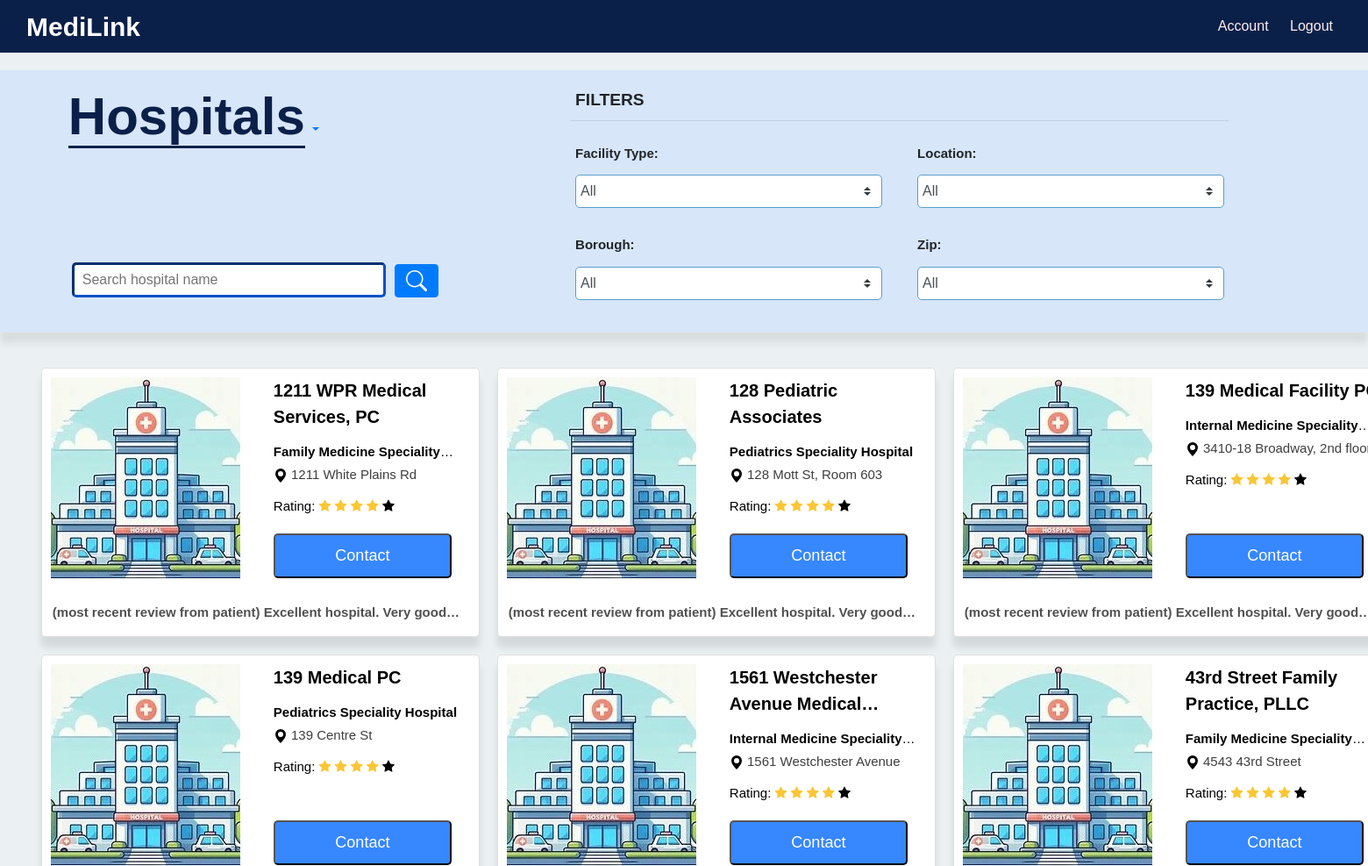
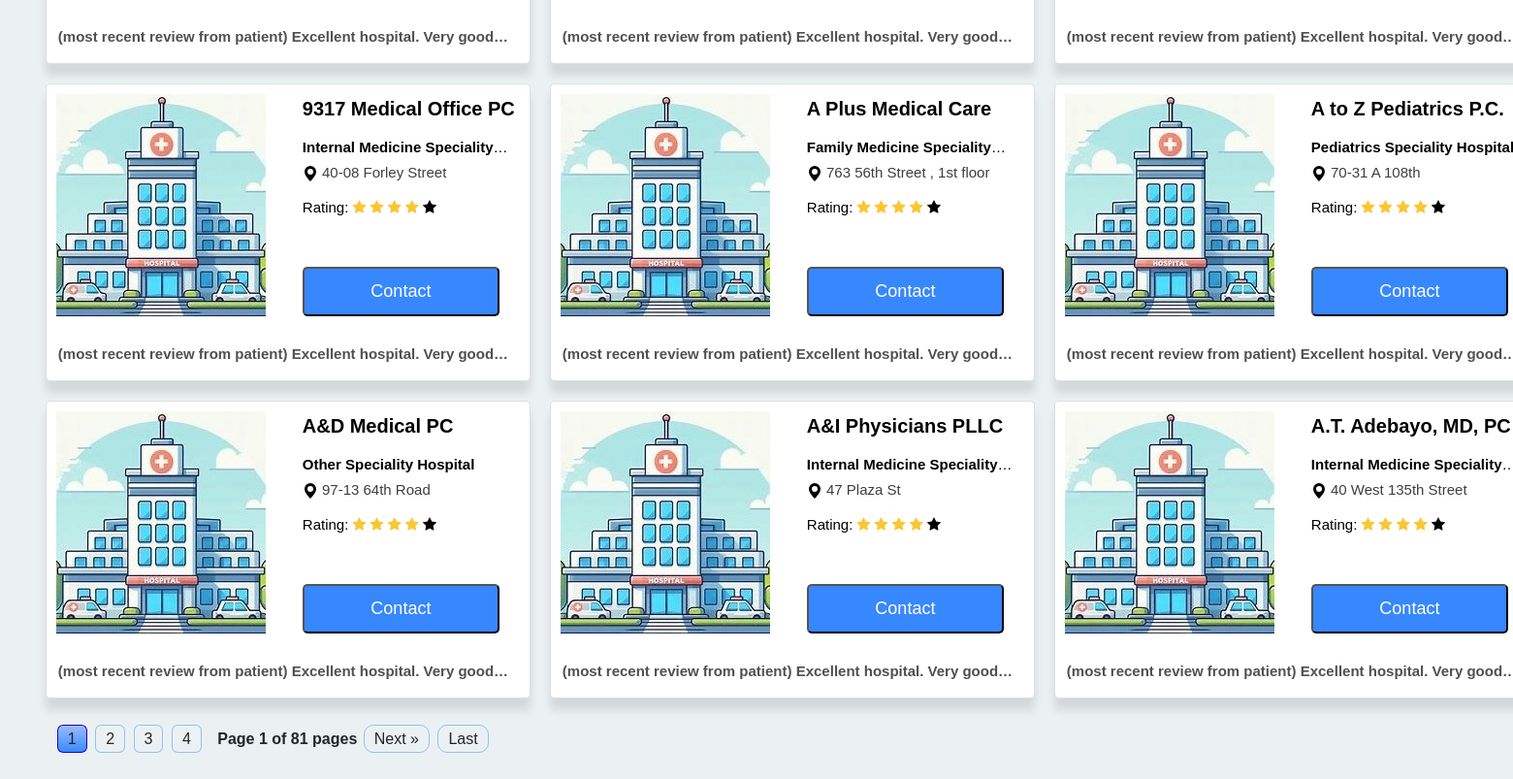
/hospital/, run on the app's committed database (2 pictures, top to bottom).
### hospital/models.py (models this page shows, shortened)
class Hospital(models.Model):
    name = models.CharField(max_length=100)
    facility_type = models.CharField(max_length=100)
    borough = models.CharField(max_length=50, choices=Choices.boroughs)
    phone = models.CharField(max_length=15)
    location = models.CharField(max_length=200)
    postal_code = models.IntegerField()
    latitude = models.FloatField(null=True)
    longitude = models.FloatField(null=True)

### hospital/views.py (the view)
# urls.py: path("", views.HospitalListView.as_view(), name="list_view"),
class HospitalListView(generic.ListView):
    model = Hospital
    template_name = "hospital/hospital_list.html"
    context_object_name = "hospital_list"
    def get_queryset(self):
        hospitals = Hospital.objects.all().order_by("name")
        filter_form = HospitalFilterForm(self.request.GET)
        """
        filter backend implementation
        """
        if filter_form.is_valid():
            name = filter_form.cleaned_data.get("name")
            facility_type = filter_form.cleaned_data.get("facility_type")
            location = filter_form.cleaned_data.get("location")
            borough = filter_form.cleaned_data.get("borough")
            postal_code = filter_form.cleaned_data.get("postal_code")
            if name:
                """
                to make the name contains the input name
                """
                hospitals = hospitals.filter(name__contains=name)
            if facility_type and facility_type != "All":
                hospitals = hospitals.filter(facility_type=facility_type)
            if location and location != "All":
                hospitals = hospitals.filter(location=location)
            if borough and borough != "All":
                hospitals = hospitals.filter(borough=borough)
            if postal_code and postal_code != "All":
                hospitals = hospitals.filter(postal_code=postal_code)
        return hospitals
    def get_context_data(self, **kwargs):
        context = super().get_context_data(**kwargs)
        """
        Pagination use the paginator to make pagination,
        which contains two variables,
        the first one is the context hospital list from get_queryset,
        the second one is the quantity of the page items.
        """
        paginator = Paginator(context["hospital_list"], 12)
        page_number = self.request.GET.get("page")
        hospital_list = paginator.get_page(page_number)
        context["hospital_list"] = hospital_list
        facility_type = self.request.GET.get("facility_type", "all")
        location = self.request.GET.get("location", "all")
        borough = self.request.GET.get("borough", "all")
        postal_code = self.request.GET.get("postal_code", "all")
        name = self.request.GET.get("name", "")
        context["filter_form"] = HospitalFilterForm(
            initial={
                "facility_type": facility_type,
                "location": location,
                "borough": borough,
                "postal_code": postal_code,
                "name": name,
            }
        )
        return context

### hospital/templates/hospital/hospital_list.html (shortened to what this page needs)
{% load static %}
<link rel="stylesheet" href="https://cdn.jsdelivr.net/npm/bootstrap@4.3.1/dist/css/bootstrap.min.css">
<link rel="stylesheet" href="{% static 'hospital/css/hospitalListStyle.css' %}">
<link rel="stylesheet" href="https://cdnjs.cloudflare.com/ajax/libs/font-awesome/4.7.0/css/font-awesome.min.css">
<body>
    <div class="header">
        <span>MediLink</span>
        <nav>
            <a href="#">Account</a>
            <a href="#">Logout</a>
        </nav>
    </div>
    <div class="search-and-filter">
        <div class="filter-left-column container">
            <a class="nav-item dropdown text-center">
                <a class="nav-link dropdown-toggle" href="#" id="navbarDropdown" role="button" data-toggle="dropdown" aria-haspopup="true" aria-expanded="false">
                    <span>Hospitals</span>
                </a>
            </a>
            <form method="get" id="search-form">
                <div class="form-name-input">
                    {{ filter_form.name }}
                    <button id="search-button" type="button" class="btn btn-primary" onclick="handleFilterChange()">
                    </button>
                </div>
            </form>
        </div>
        <div class="filter-right-column container">
            <form method="get" class="filter-form" id="filter-form" onchange="handleFilterChange()">
                <fieldset id="filter-fieldset">
                    <legend>FILTERS</legend>
                    <hr class="mt-0 mb-3"/>
                    <div class="row">
                        <div class="col">
                            <div class="form-group">
                                <label for="{{ filter_form.facility_type.id_for_label }}">Facility Type:</label>
                                {{ filter_form.facility_type }}
                            </div>
                            <div class="form-group">
                                <label for="{{ filter_form.borough.id_for_label }}">Borough:</label>
                                {{ filter_form.borough }}
                            </div>
                        </div>
                        <div class="col">
                            <div class="form-group">
                                <label for="{{ filter_form.location.id_for_label }}">Location:</label>
                                {{ filter_form.location }}
                            </div>
                            <div class="form-group">
                                <label for="{{ filter_form.postal_code.id_for_label }}">Zip:</label>
                                {{ filter_form.postal_code }}
                            </div>
                        </div>
                    </div>
                </fieldset>
            </form>
        </div>
    </div>
    <div class="hospital-list">
        {% if hospital_list %}
        {% for hospital in hospital_list%}
        <a href="{%url 'hospital:detail_view' hospital.id %}">
            <div class="card container">
                <div class="card-row row">
                    <div class="card-left-column col">
                        <img class="card-avatar" src="{% static 'hospital/images/hospital_profile_picture.jpeg' %}" alt="placeholder">
                    </div>
                    <div class="card-right-column col">
                        <p>{{hospital.name}}</p>
                        <h3><span id="speciality">{{hospital.facility_type}}</span></h3>
                        <h3>
                            <svg xmlns="http://www.w3.org/2000/svg" width="16" height="16" fill="currentColor" class="bi bi-geo-alt-fill" viewBox="0 0 16 16">
                                <path d="M8 16s6-5.686 6-10A6 6 0 0 0 2 6c0 4.314 6 10 6 10zm0-7a3 3 0 1 1 0-6 3 3 0 0 1 0 6z"/>
                            </svg>
                            <span id="address">{{hospital.location}}</span>
                        </h3>
                        <div class="ratings">
                            <h3>Rating:
                                <i class="fa fa-star rating-color"></i>
                                <i class="fa fa-star rating-color"></i>
                                <i class="fa fa-star rating-color"></i>
                                <i class="fa fa-star rating-color"></i>
                                <i class="fa fa-star"></i>
                            </h3>
                        </div>
                        <div class="contact">
                            <button id='book_appointment_button' style="font-size:18px" class="book-appointment" data-toggle="modal"
                                data-target="#book_appointment_modal">Contact
                            </button>
                        </div>
                    </div>
                </div>
                <div class="card-row">
                    <h3 class="card-border">
                        (most recent review from patient) Excellent hospital. Very good experience
                    </h3>
                </div>
            </div>
        </a>
        {% endfor %}
    </div>
    <div class="pagination">
        <div class="page-numbers">
            {% for num in hospital_list.paginator.page_range %}
            {% if hospital_list.number == num %}
            <a onclick="javascript:getPageUrl({{ num }})" class="page active">{{ num }}</a>
            {% elif num > hospital_list.number|add:'-4' and num < hospital_list.number|add:'4' %} <a onclick="javascript:getPageUrl({{ num }})"
                class="page">{{ num }}</a>
                {% endif %}
                {% endfor %}
        </div>
        <span class="current">Page {{ hospital_list.number }} of {{ hospital_list.paginator.num_pages }} pages</span>
        {% if hospital_list.has_next %}
        <a onclick="javascript:getPageUrl({{ hospital_list.next_page_number }})" class="next">Next &raquo;</a>
        <a onclick="javascript:getPageUrl({{ hospital_list.paginator.num_pages }})" class="last">Last</a>
        {% endif %}
    </div>
    {% else %}
    <p class="no-result">
        Sorry, no hospitals are available based on your search, please
        clear the filters and try again.
    </p>
    {% endif %}
</body>

### hospital/static/hospital/css/hospitalListStyle.css (style rules this page uses)
body { font-family: Arial, sans-serif; background-color: #ebf1f3; margin: 0; padding: 0; }
.header { display: flex; justify-content: space-between; align-items: center; padding: 30px; position: relative; background-color: #0a2049; height: 40px; color: white; }
.header span { font-size: 30px; font-weight: bold; }
nav a { margin: 0 10px; text-decoration: none; color: rgb(255, 237, 237); }
.rating-color { color:#fbc634 !important; }
.ratings { margin-top: 10px; }
.search-and-filter { background-color: rgba(199, 221, 255, 0.534); position: relative; width: 100%; margin-bottom: 10px; margin-top: 20px; padding-left: 3%; padding-right: 3%; box-shadow: 0 12px 8px rgba(51, 51, 51, 0.1); display: flex; }
.search-and-filter span { font-size: 60px; font-weight: 800; color: #0a2049; border-bottom: 3px solid #0a2049; }
.filter-left-column { width: 50% }
.form-name-input { margin-top: 10px; padding-left: 20px; position: absolute; bottom: 40; width: 30%; }
legend { font-weight: 900; font-size: larger; margin-left: 5px; }
.hospital-name-input { width: 80%; height: 40px; border-radius: 5px; border-width: 3px; margin-right: 5px; border-color: #0753c5; padding: 2%; }
.hospital-name-input::placeholder { font-weight: 400; }
.filter-right-column { display: flex; flex-direction: column; align-items: center; margin-top: 20px; }
.form-group { display: flex; flex-direction: column; }
.form-group label { margin-top: 10px; margin-left: 5px; font-size: 15px; font-weight: bold; }
.custom-select { width: 350px; padding: 5px; margin: 5px; border: 1px solid #599ecc; border-radius: 5px; }
.hospital-list { position: relative; display: grid; margin-top: 40px; grid-template-columns: repeat(3, minmax(auto, 1fr)); grid-gap: 20px; height: auto; margin-bottom: 10px; margin-left: 3%; margin-right: 3%; border-radius: 10px; }
#speciality { font-weight: bold; }
#address { font-weight: lighter; color: rgb(63, 63, 63); }
.hospital-list a { text-decoration: none; color: black; }
.pagination { position: relative; display: inline-block; text-align: center; margin-left: 3%; margin-right: 3%; border-radius: 10px; margin-top: 20px; margin-bottom: 50px; }
.pagination span { font-weight: bold; }
.page-numbers { display: inline-block; margin: 0 10px; border-radius: 50%; }
.prev, .next, .first, .last { text-decoration: none; border-radius: 10px; color: #333; padding: 5px 10px; border: 1px solid #94c0f1; margin: 10px 2px; }
.page { text-decoration: none; border-radius: 20%; color: #333; padding: 5px 10px; border: 1px solid #94c0f1; margin: 10px 2px; }
.page.active { color: #fff; background-image: linear-gradient(#9bbaff, #378cfc); border: 1px solid #2600ad; background-repeat: no-repeat; }
.card { background-color: rgb(255, 255, 255); padding: 10px; display: grid; align-items: center; min-width: 500px; border-radius: 5px; box-shadow: 0 12px 8px rgba(0, 0, 0, 0.1); }
.card-left-column { flex: 1; display: flex; align-items: center; }
.card-right-column { flex: 1; display: flex; flex-direction: column; position: relative; }
.card-avatar { min-width: 80%; height: auto; }
.card-border { font-size: 15px; margin-top: 30px; margin-left: 2px; color: rgb(80, 80, 80); font-weight: 700; }
.card p { font-weight: 900; font-size: 20px; margin-right: 3px; display: -webkit-box; -webkit-line-clamp: 2; -webkit-box-orient: vertical; overflow: hidden; text-overflow: ellipsis; }
.card h3 { font-size: 15px; display: -webkit-box; -webkit-line-clamp: 1; -webkit-box-orient: vertical; overflow: hidden; text-overflow: ellipsis; }
.book-appointment { background-color: rgb(55, 135, 255); color: white; border-radius: 5px; border-color: black; padding: 10px 20px; cursor: pointer; width: 100%; }
.contact { position: absolute; bottom: 0; width: 80%; }

### data on the page
Hospital: name "1211 WPR Medical Services, PC", facility_type "Family Medicine…", location "1211 White Plains Rd"
Hospital: name "128 Pediatric Associates", facility_type "Pediatrics Speciality Hospital", location "128 Mott St, Room 603"
Hospital: name "139 Medical Facility…", facility_type "Internal Medicine…", location "3410-18 Broadway, 2nd…"
Hospital: name "139 Medical PC", facility_type "Pediatrics Speciality Hospital", location "139 Centre St"
Hospital: name "1561 Westchester Avenue…", facility_type "Internal Medicine…", location "1561 Westchester Avenue"
Hospital: name "43rd Street Family Practice, PLLC", facility_type "Family Medicine…", location "4543 43rd Street"
Hospital: name "9317 Medical Office PC", facility_type "Internal Medicine…", location "40-08 Forley Street"
Hospital: name "A Plus Medical Care", facility_type "Family Medicine…", location "763 56th Street , 1st floor"
Hospital: name "A to Z Pediatrics P.C.", facility_type "Pediatrics Speciality Hospital", location "70-31 A 108th"
Hospital: name "A&D Medical PC", facility_type "Other Speciality Hospital", location "97-13 64th Road"
Hospital: name "A&I Physicians PLLC", facility_type "Internal Medicine…", location "47 Plaza St"
Hospital: name "A.T. Adebayo, MD, PC", facility_type "Internal Medicine…", location "40 West 135th Street"

### other printed values
{{ num }} "1"
{{ num }} "2" "3" "4"
{{ hospital_list.number }} "1"
{{ hospital_list.paginator.num_pages }} "81"
